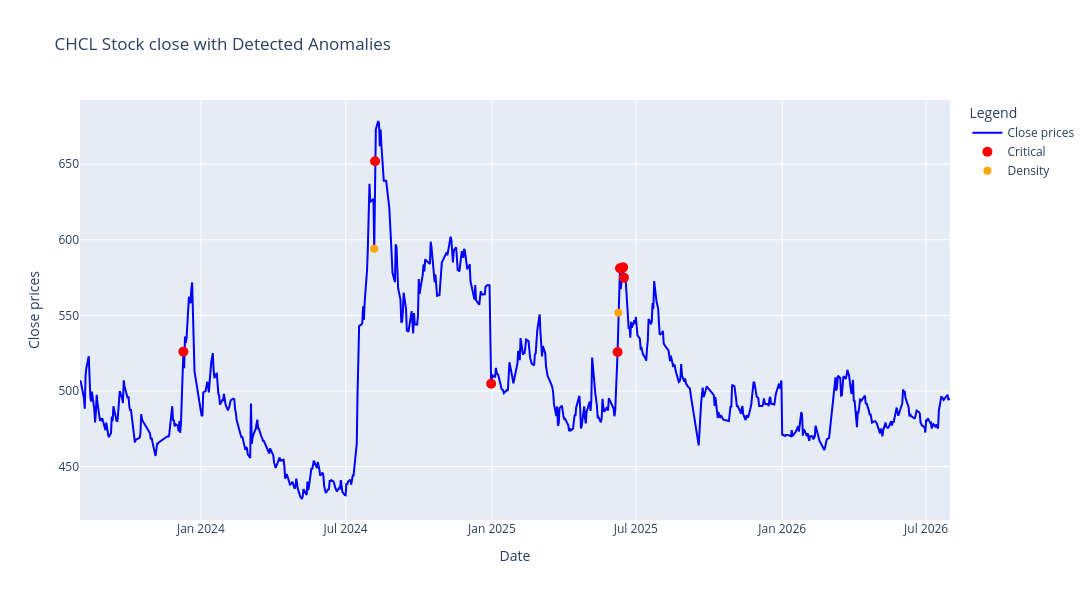

Here is the notebook cell this chart was saved with:
### Markdown cell above
## Evaluation


### Ensemble

There are 4 types of data points.
**1. Critical Anomaly:** When both dbscan and isolation forest consider a point to be anomalous
**2. Density Based Anomaly:** When only dbscan says a point is an anomaly
**3. Structure Based Anomaly:** When only isolation forest says a point is an anomaly
**4. Normal:** When both models say a model is not anomalous


We only use isolation forest and dbscan in visualizing and use z-score for setting a baseline for visualization

### Code cell
# Ensemble classification
# We can also score it using z score and results of the models but for simplicity we will just use the results of the models to classify the anomalies into 3 categories:
def classify_ensemble(row):

    if row["Anomaly_Isolation_Forest"] == -1 and row["Anomaly_DBSCAN"] == -1:
        return "Critical Anomaly"

    elif row["Anomaly_DBSCAN"] == -1:
        return "Density Based Anomaly"

    elif row["Anomaly_Isolation_Forest"] == -1:
        return "Structure Based Anomaly"

    return "Normal"

def z_label(z):
    if abs(z) < 1:
        return "Normal (within 1σ)"
    elif abs(z) < 2:
        return "Mild deviation (1–2σ)"
    elif abs(z) < 3:
        return "Strong deviation (2–3σ)"
    else:
        return "Extreme deviation (>3σ)"

df["Ensemble_Label"] = df.apply(classify_ensemble, axis=1)
# df["z_label"] = df["Anomaly_Z_Score"].apply(z_label)

critical = df[df["Ensemble_Label"] == "Critical Anomaly"]
density = df[df["Ensemble_Label"] == "Density Based Anomaly"]
structure = df[df["Ensemble_Label"] == "Structure Based Anomaly"]

fig = go.Figure()

# Add the line for the closing close
fig.add_trace(
    go.Scatter(
        x=df.index,
        y=df["close"],
        mode="lines",
        name="Close prices",
        line=dict(color="blue"),
    )
)

# Critical anomalies
fig.add_trace(
    go.Scatter(
        x=critical.index,
        y=critical["close"],
        mode="markers",
        name="Critical",
        hovertemplate=
        "Time: %{x}<br>" +
        "Price: %{y}<br>" +
        "Deviation: %{customdata[0]:.2f}σ<br>" +
        "<extra></extra>",
        # customdata=np.stack([
        #     critical["Anomaly_Z_Score"]
        # ], axis=-1),
        marker=dict(color="red", size=10)
    )
)

# Density anomalies
fig.add_trace(
    go.Scatter(
        x=density.index,
        y=density["close"],
        mode="markers",
        name="Density",
        hovertemplate=
        "Time: %{x}<br>" +
        "Price: %{y}<br>" +
        "Deviation: %{customdata[0]:.2f}σ<br>" +
        "<extra></extra>",
        # customdata=np.stack([
        #     density["Anomaly_Z_Score"]
        # ], axis=-1),
        marker=dict(color="orange", size=8)
    )
)

# Structure anomalies
fig.add_trace(
    go.Scatter(
        x=structure.index,
        y=structure["close"],
        mode="markers",
        name="Structure",
        hovertemplate=
        "Time: %{x}<br>" +
        "Price: %{y}<br>" +
        "Deviation: %{customdata[0]:.2f}σ<br>" +
        "<extra></extra>",
        # customdata=np.stack([
        #     structure["Anomaly_Z_Score"]
        # ], axis=-1),
        marker=dict(color="green", size=8)
    )
)

# Update layout
fig.update_layout(
    title=f"{stock_name} Stock close with Detected Anomalies",
    xaxis_title="Date",
    yaxis_title="Close prices",
    legend_title="Legend",
    width=1200,
    height=600,
)

# Show the plot
fig.show()

### Figure 1 — Plotly figure (JSON) as saved in the notebook; plotly's stock layout.template omitted (floating-point values rounded to 4 significant figures; data arrays with more than 128 entries replaced by an {"elided": "..."} marker saying what was removed)
{"data": [{"line": {"color": "blue"}, "mode": "lines", "name": "Close prices", "type": "scatter", "x": {"elided": "680 str values"}, "y": {"elided": "680 float values"}}, {"hovertemplate": "Time: %{x}<br>Price: %{y}<br>Deviation: %{customdata[0]:.2f}σ<br><extra></extra>", "marker": {"color": "red", "size": 10}, "mode": "markers", "name": "Critical", "type": "scatter", "x": ["2023-12-10T00:00:00.000000", "2024-08-07T00:00:00.000000", "2024-12-31T00:00:00.000000", "2025-06-08T00:00:00.000000", "2025-06-11T00:00:00.000000", "2025-06-15T00:00:00.000000", "2025-06-16T00:00:00.000000"], "y": [526.0, 652.0, 504.8, 525.8, 581.1, 581.8, 575.0]}, {"hovertemplate": "Time: %{x}<br>Price: %{y}<br>Deviation: %{customdata[0]:.2f}σ<br><extra></extra>", "marker": {"color": "orange", "size": 8}, "mode": "markers", "name": "Density", "type": "scatter", "x": ["2024-08-06T00:00:00.000000", "2025-06-09T00:00:00.000000"], "y": [594.0, 551.7]}, {"hovertemplate": "Time: %{x}<br>Price: %{y}<br>Deviation: %{customdata[0]:.2f}σ<br><extra></extra>", "marker": {"color": "green", "size": 8}, "mode": "markers", "name": "Structure", "type": "scatter", "x": [], "y": []}], "layout": {"height": 600, "legend": {"title": {"text": "Legend"}}, "title": {"text": "CHCL Stock close with Detected Anomalies"}, "width": 1200, "xaxis": {"title": {"text": "Date"}}, "yaxis": {"title": {"text": "Close prices"}}}}
